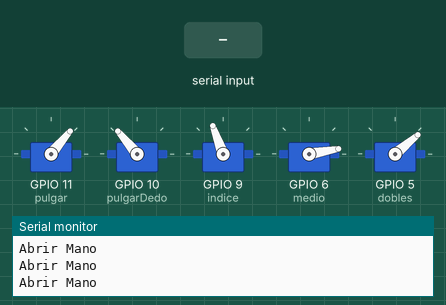
Recording of a sketch running on a simulated ESP32. Shown: 5 × servo, the last lines printed to the serial monitor. The inputs (shaded band) are chosen by the test bench.

Above: at 1.9 s.
2.0 s: "1" received over Serial
At 4.1 s:
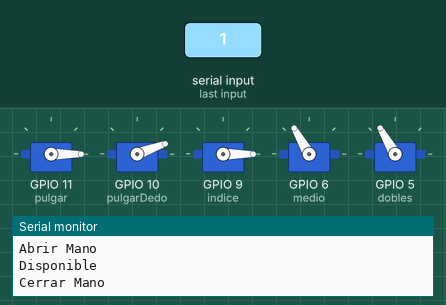
7.3 s: "2" received over Serial
At 8.6 s:
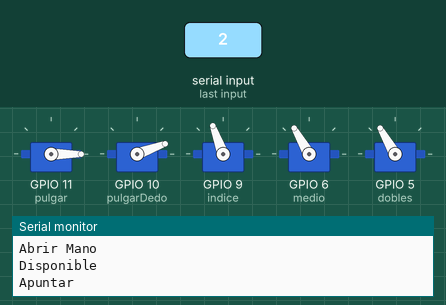
12.9 s: "3" received over Serial
At 14.6 s:
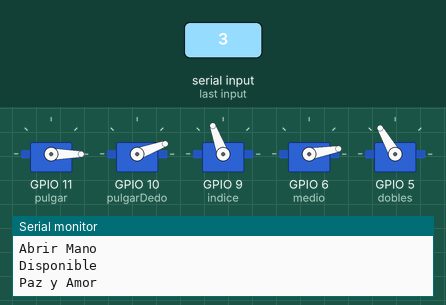
18.0 s: "4" received over Serial
At 19.3 s:
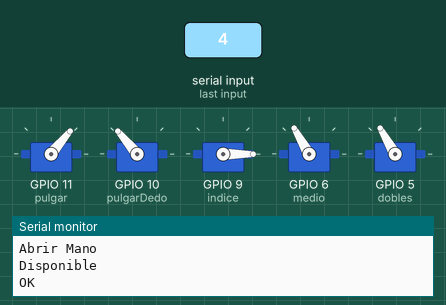
Timing chart, 0 to 24.0 s (numbered marks = the images above; inputs shaded):
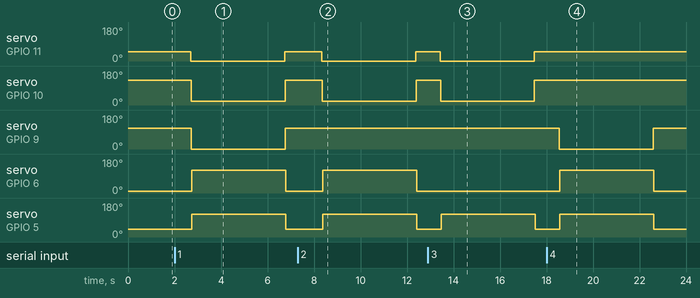

Measured:
- after the input at 2.0 s, servo on GPIO 11 (pulgar): 50° → 0° after 0.70 s, → 50° 4.0 s later; servo on GPIO 10 (pulgarDedo): 130° → 20° after 0.72 s, → 130° 4.0 s later
- after the input at 7.3 s, servo on GPIO 11 (pulgar): 50° → 0° after 1.0 s, → 50° 4.0 s later; servo on GPIO 10 (pulgarDedo): 130° → 20° after 1.1 s, → 130° 4.0 s later; servo on GPIO 6 (medio): 10° → 120° after 1.1 s, → 10° 4.0 s later; servo on GPIO 5 (dobles): 40° → 120° after 1.1 s, → 40° 4.0 s later
- after the input at 12.9 s, servo on GPIO 11 (pulgar): 50° → 0° after 0.53 s, → 50° 4.0 s later; servo on GPIO 10 (pulgarDedo): 130° → 20° after 0.54 s, → 130° 4.0 s later; servo on GPIO 5 (dobles): 40° → 120° after 0.57 s, → 40° 4.1 s later
- after the input at 18.0 s, servo on GPIO 9 (indice): 110° → 0° after 0.54 s, → 110° 4.0 s later; servo on GPIO 6 (medio): 10° → 120° after 0.56 s, → 10° 4.0 s later; servo on GPIO 5 (dobles): 40° → 120° after 0.56 s, → 40° 4.0 s later

The sketch:

ArduinoSerial.ino
```cpp
#include <Servo.h>

//Declarar los Servomotores
Servo pulgar;
Servo pulgarDedo;
Servo indice;
Servo medio;
Servo dobles;

//Funciones para Cerrar Dedos
void cerrarPulgar() {
  pulgar.write(0);
  delay(10);
}
void cerrarPulgarDedo() {
  pulgarDedo.write(20);
  delay(10);
}
void cerrarIndice() {
  indice.write(0);
  delay(10);
}
void cerrarMedio() {
  medio.write(120);
  delay(10);
}
void cerrarDobles() {
  dobles.write(120);
  delay(2000);
}

//Funciones para Abrir Dedos
void abrirPulgar() {
  pulgar.write(50);
  delay(10);
}
void abrirPulgarDedo() {
  pulgarDedo.write(130);
  delay(10);
}
void abrirIndice() {
  indice.write(110);
  delay(10);
}
void abrirMedio() {
  medio.write(10);
  delay(10);
}
void abrirDobles() {
  dobles.write(40);
  delay(10);
}

//ABRIR MANO
void abrirMano() {
  abrirPulgar();
  abrirPulgarDedo();
  abrirIndice();
  abrirMedio();
  abrirDobles();
}

//PRIMER MOVIMIENTO
void cerrarMano() {
  cerrarPulgar();
  cerrarPulgarDedo();
  cerrarIndice();
  cerrarMedio();
  cerrarDobles();
}

//SEGUNDO MOVIMIENTO
void apuntar() {
  cerrarPulgar();
  cerrarPulgarDedo();
  abrirIndice();
  cerrarMedio();
  cerrarDobles();
}

//TERCER MOVIMIENTO
void pazYAmor() {
  cerrarPulgar();
  cerrarPulgarDedo();
  abrirIndice();
  abrirMedio();
  cerrarDobles();
}

//CUARTO MOVIMIENTO
void ok() {
  abrirPulgar();
  abrirPulgarDedo();
  cerrarIndice();
  cerrarMedio();
  cerrarDobles();
}

int dato=0;

void setup() {
  //Comunicación Serial
  Serial.begin(9600);

  //Pines de los Servo
  pulgar.attach(11);
  pulgarDedo.attach(10);
  indice.attach(9);
  medio.attach(6);
  dobles.attach(5);

  //Mano Abierta - Se inicia con la mano abierta
  pulgar.write(50);
  pulgarDedo.write(130);
  indice.write(110);
  medio.write(10);
  dobles.write(40);
}

void loop() {
  //Probar la Comunicación Serial
  if (Serial.available()){
    Serial.println("Disponible");
    delay(500);
    //Leer mensaje enviado
    dato = Serial.read();
    //Cadena IF - ELSEIF para realizar cada acción
    if (dato == '1'){
      Serial.println("Cerrar Mano");
      cerrarMano();
      delay(2000);
    }
    else if (dato == '2'){
      Serial.println("Apuntar");
      apuntar();
      delay(2000);
    }
    else if (dato == '3'){
      Serial.println("Paz y Amor");
      pazYAmor();
      delay(2000);
    }
    else if (dato == '4'){
      Serial.println("OK");
      ok();
      delay(2000);
    }
  }
  //Abre la mano al no recibir mensaje
  Serial.println("Abrir Mano");
  abrirMano();
  delay(500);
}
```

main.c
```cpp
#include <stdio.h>
#include "esp_system.h"
#include "freertos/freeRTOS.h"
#include "freertos/task.h"
#include "driver/adc.h"
#include "esp_adc_cal.h"
#include <unistd.h>

//Configurar el canal (GPIO33) y el ancho de banda (0 a 4095)
static const adc1_channel_t channel = ADC1_CHANNEL_5;
static const adc_bits_width_t width = ADC_WIDTH_BIT_12;

//Configurar atenuación - rango de voltajes de lectura (150 a 2450 mV)
static const adc_atten_t atten = ADC_ATTEN_DB_11;

void app_main(void)
{
    //Incializar el lector analogico
    adc1_config_width(width);
    adc1_config_channel_atten(channel, atten);
    uint32_t adc_reading = 0;

    while (1) {
        //Lectura de la señal
        adc_reading = adc1_get_raw(channel);
        printf("%d\n", adc_reading);
        //Delay para obtener una frecuencia de muestreo de 100Hz
        vTaskDelay(1);
    }
}
```
